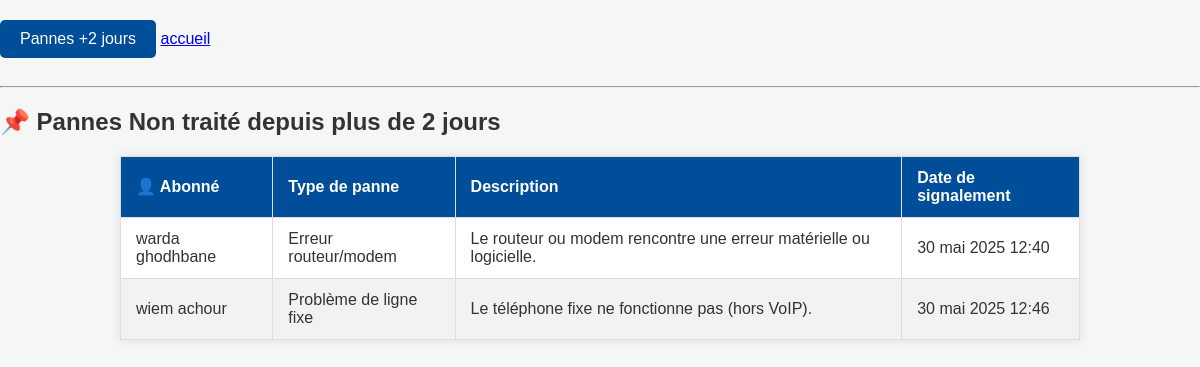
The app's page /pannes/plus2j/, older data.
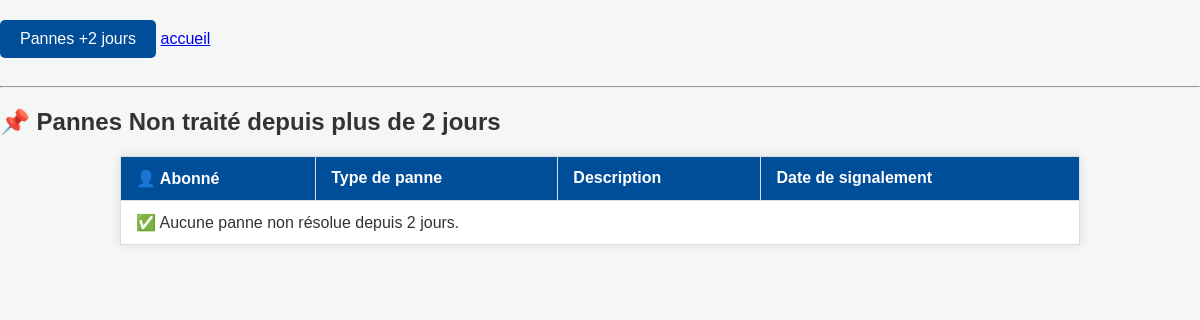
The same page, newer data.
### airponFtth/models.py (models this page shows, shortened)
class Panne(models.Model):
    abonne = models.ForeignKey(Abonne, on_delete=models.CASCADE, related_name='pannes')
    type_panne = models.CharField(max_length=50, choices=TYPE_PANNE_CHOICES)
    description = models.TextField()
    etat = models.CharField(max_length=100)
    date_signalement = models.DateTimeField(auto_now_add=True)
    date_resolution = models.DateTimeField(null=True, blank=True)

class Abonne(models.Model):
    sub = models.ForeignKey(Sub, related_name='abonnes', on_delete=models.CASCADE)
    nom = models.CharField(max_length=100)
    prenom = models.CharField(max_length=100)
    numtel = models.CharField(max_length=15)
    adresse = models.CharField(max_length=255)

### airponFtth/views.py (the view)
# urls.py: path('pannes/plus2j/', views.pannes_non_resolues, name='pannes_plus2j'),
def pannes_non_resolues(request):
    seuil = timezone.now() - timedelta(days=5)
    pannes = Panne.objects.filter(
        etat='Non traité',
        date_signalement__lte=seuil
    )
    return render(request, 'airponFtth/pannes_non_resolues.html', {'pannes': pannes})

### airponFtth/templates/airponFtth/pannes_non_resolues.html (shortened to what this page needs)
{% extends 'base.html' %}
{% block content %}
<h2>📌 Pannes Non traité depuis plus de 2 jours</h2>
<table class="table table-bordered">
    <thead class="table-warning">
        <tr>
            <th>👤 Abonné</th>
            <th>Type de panne</th>
            <th>Description</th>
            <th>Date de signalement</th>
        </tr>
    </thead>
    <tbody>
        {% for panne in pannes %}
        <tr>
            <td>{{ panne.abonne.nom }} {{ panne.abonne.prenom }}</td>
            <td>{{ panne.get_type_panne_display }}</td>
            <td>{{ panne.description }}</td>
            <td>{{ panne.date_signalement }}</td>
        </tr>
        {% empty %}
        <tr>
            <td colspan="4">✅ Aucune panne non résolue depuis 2 jours.</td>
        </tr>
        {% endfor %}
    </tbody>
</table>
{% endblock %}

Row changes from the older to the newer data that the page shows:
removed Panne: abonne.nom "warda", abonne.prenom "ghodhbane", type_panne "Erreur routeur/modem", description "Le routeur ou modem rencontre une erreur matérielle ou logicielle.", date_signalement "30 mai 2025 12:40"
removed Panne: abonne.nom "wiem", abonne.prenom "achour", type_panne "Problème de ligne fixe", description "Le téléphone fixe ne fonctionne pas (hors VoIP).", date_signalement "30 mai 2025 12:46"
Text that changed along with them:
text now shown: "✅ Aucune panne non résolue depuis 2 jours."
